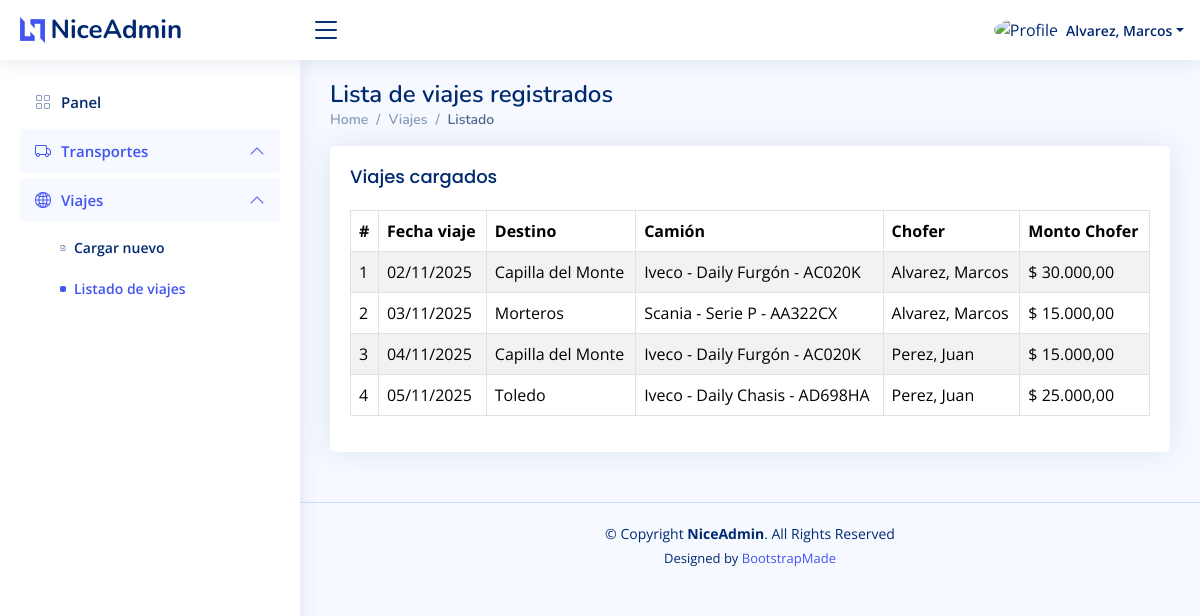
The page /viajes_listado.php (signed in) on the database its author committed.
### tables this page shows
CREATE TABLE viajes (
  id INT NOT NULL AUTO_INCREMENT,
  chofer_id INT NOT NULL,
  transporte_id INT NOT NULL,
  fecha_programada DATE NOT NULL,
  destino VARCHAR(120) NOT NULL,
  costo DECIMAL(12,2) NOT NULL,
  porcentaje_chofer INT NOT NULL,
  creado_por INT DEFAULT NULL,
  fecha_creacion DATETIME NOT NULL DEFAULT CURRENT_TIMESTAMP,
  PRIMARY KEY (id),
  KEY idx_viajes_fecha (fecha_programada),
  CONSTRAINT fk_viajes_chofer FOREIGN KEY (chofer_id) REFERENCES usuarios (id),
  CONSTRAINT fk_viajes_transporte FOREIGN KEY (transporte_id) REFERENCES transportes (id),
  CONSTRAINT fk_viajes_creador FOREIGN KEY (creado_por) REFERENCES usuarios (id)
);

CREATE TABLE transportes (
  id INT NOT NULL AUTO_INCREMENT,
  marca VARCHAR(60) NOT NULL,
  modelo VARCHAR(60) NOT NULL,
  patente VARCHAR(10) NOT NULL,
  anio SMALLINT DEFAULT NULL,
  disponible TINYINT(1) NOT NULL DEFAULT 1,
  fecha_creacion DATETIME NOT NULL DEFAULT CURRENT_TIMESTAMP,
  PRIMARY KEY (id),
  UNIQUE KEY uq_transportes_patente (patente)
);

CREATE TABLE usuarios (
  id INT NOT NULL AUTO_INCREMENT,
  apellido VARCHAR(80) NOT NULL,
  nombre VARCHAR(80) NOT NULL,
  dni VARCHAR(10) NOT NULL,
  usuario VARCHAR(50) NOT NULL,
  clave VARCHAR(255) NOT NULL,
  activo TINYINT(1) NOT NULL DEFAULT 1,
  id_nivel INT NOT NULL,
  fecha_creacion DATETIME NOT NULL DEFAULT CURRENT_TIMESTAMP,
  imagen VARCHAR(150) DEFAULT 'profile-img.jpg',
  PRIMARY KEY (id),
  UNIQUE KEY uq_usuarios_dni (dni),
  UNIQUE KEY uq_usuarios_usuario (usuario),
  CONSTRAINT fk_usuarios_niveles FOREIGN KEY (id_nivel) REFERENCES niveles (id)
);

### includes/functions.php (called while the page is built, shortened)
<?php
function db_connect(): mysqli
{
    $connection = @new mysqli(DB_HOST, DB_USER, DB_PASS, DB_NAME);
    $connection->set_charset('utf8mb4');
    return $connection;
}
function db_query(string $sql, string $types = '', array $params = []): mysqli_stmt
{
    $connection = db_connect();
    $stmt = $connection->prepare($sql);
    if (!$stmt->execute()) {
        throw new RuntimeException('Error al ejecutar la consulta: ' . $stmt->error);
    }
    return $stmt;
}
function db_fetch_all(string $sql, string $types = '', array $params = []): array
{
    $stmt = db_query($sql, $types, $params);
    $result = $stmt->get_result();
    return $result->fetch_all(MYSQLI_ASSOC);
}
function current_user(): ?array
{
    return $_SESSION['user'] ?? null;
}
function es_operador(): bool
{
    return (current_user()['id_nivel'] ?? null) === 2;
}
function format_date_spanish(?string $date): string
{
    $timestamp = strtotime($date);
    return date('d/m/Y', $timestamp);
}
function obtener_clase_fila(string $fechaViaje): string
{
    $fechaViaje = date('Y-m-d', strtotime($fechaViaje));
    $hoy = date('Y-m-d');
    if ($fechaViaje < $hoy) {
        return 'fila-realizado';
    }
    return '';
}
function calcular_monto_chofer(float $costo, int $porcentaje): float
{
    return round($costo * $porcentaje / 100, 2);
}
function obtener_viajes(): array
{
    return db_fetch_all(
        'SELECT v.id, v.fecha_programada, v.destino, v.costo, v.porcentaje_chofer, ' .
        'c.apellido AS chofer_apellido, c.nombre AS chofer_nombre, c.dni AS chofer_dni, ' .
        't.marca, t.modelo, t.patente ' .
        'FROM viajes v ' .
        'INNER JOIN usuarios c ON c.id = v.chofer_id ' .
        'INNER JOIN transportes t ON t.id = v.transporte_id ' .
        'ORDER BY v.fecha_programada ASC, v.destino ASC'
    );
}

### viajes_listado.php (the view, shortened to what this page needs)
<?php
require_once __DIR__ . '/includes/functions.php';
$viajes = obtener_viajes();
$mostrarCosto = !es_chofer();
$mostrarMontoChofer = !es_operador();
require_once __DIR__ . '/includes/header.php';
require_once __DIR__ . '/includes/topbar.php';
require_once __DIR__ . '/includes/sidebar.php';
?>
<main id="main" class="main">
    <div class="pagetitle">
        <h1>Lista de viajes registrados</h1>
        <nav>
            <ol class="breadcrumb">
                <li class="breadcrumb-item"><a href="index.php">Home</a></li>
                <li class="breadcrumb-item">Viajes</li>
                <li class="breadcrumb-item active">Listado</li>
            </ol>
        </nav>
    </div>
    <section class="section">
        <div class="card">
            <div class="card-body">
                <h5 class="card-title">Viajes cargados</h5>
                <div class="table-responsive">
                    <table class="table table-bordered table-striped align-middle">
                        <thead>
                            <tr>
                                <th>#</th>
                                <th>Fecha viaje</th>
                                <th>Destino</th>
                                <th>Camión</th>
                                <th>Chofer</th>
                                <?php if ($mostrarMontoChofer): ?>
                                    <th>Monto Chofer</th>
                                <?php endif; ?>
                            </tr>
                        </thead>
                        <tbody>
                            <?php if (!$viajes): ?>
                                <tr>
                                    <td colspan="<?php echo 5 + (int) $mostrarCosto + (int) $mostrarMontoChofer; ?>" class="text-center">No hay viajes registrados.</td>
                                </tr>
                            <?php else: ?>
                                <?php foreach ($viajes as $index => $viaje): ?>
                                    <?php
                                    $montoChofer = calcular_monto_chofer((float) $viaje['costo'], (int) $viaje['porcentaje_chofer']);
                                    $filaClase = obtener_clase_fila($viaje['fecha_programada']);
                                    ?>
                                    <tr class="<?php echo $filaClase; ?>">
                                        <td><?php echo $index + 1; ?></td>
                                        <td><?php echo htmlspecialchars(format_date_spanish($viaje['fecha_programada'])); ?></td>
                                        <td><?php echo htmlspecialchars($viaje['destino']); ?></td>
                                        <td><?php echo htmlspecialchars($viaje['marca'] . ' - ' . $viaje['modelo'] . ' - ' . $viaje['patente']); ?></td>
                                        <td><?php echo htmlspecialchars($viaje['chofer_apellido'] . ', ' . $viaje['chofer_nombre']); ?></td>
                                        <?php if ($mostrarMontoChofer): ?>
                                            <td>
                                                $ <?php echo number_format($montoChofer, 2, ',', '.'); ?>
                                            </td>
                                        <?php endif; ?>
                                    </tr>
                                <?php endforeach; ?>
                            <?php endif; ?>
                        </tbody>
                    </table>
                </div>
            </div>
        </div>
    </section>
</main>
<?php require_once __DIR__ . '/includes/footer.php'; ?>

### assets/css/style.css (style rules this page uses)
:root { scroll-behavior: smooth; }
body { font-family: "Open Sans", sans-serif; background: #f6f9ff; color: #444444; }
a { color: #4154f1; text-decoration: none; }
h1, h2, h3, h4, h5, h6 { font-family: "Nunito", sans-serif; }
#main { margin-top: 60px; padding: 20px 30px; transition: all 0.3s; }
.pagetitle { margin-bottom: 10px; }
.pagetitle h1 { font-size: 24px; margin-bottom: 0; font-weight: 600; color: #012970; }
.card { margin-bottom: 30px; border: none; border-radius: 5px; box-shadow: 0px 0 30px rgba(1, 41, 112, 0.1); }
.card-title { padding: 20px 0 15px 0; font-size: 18px; font-weight: 500; color: #012970; font-family: "Poppins", sans-serif; }
.card-body { padding: 0 20px 20px 20px; }
.breadcrumb { font-size: 14px; font-family: "Nunito", sans-serif; color: #899bbd; font-weight: 600; }
.breadcrumb a { color: #899bbd; transition: 0.3s; }
.breadcrumb .breadcrumb-item::before { color: #899bbd; }
.breadcrumb .active { color: #51678f; font-weight: 600; }
@media (min-width: 1200px) { #main, #footer { margin-left: 300px; } }
.table tbody tr.fila-realizado { background-color: #d4edda; }
.table tbody tr td { vertical-align: middle; }

### rows shown on the page
viajes: fecha_programada "02/11/2025", destino "Capilla del Monte", transporte.patente "Iveco - Daily Furgón - AC020K", chofer.nombre "Alvarez, Marcos", montoChofer "30.000,00"
viajes: fecha_programada "03/11/2025", destino "Morteros", transporte.patente "Scania - Serie P - AA322CX", chofer.nombre "Alvarez, Marcos", montoChofer "15.000,00"
viajes: fecha_programada "04/11/2025", destino "Capilla del Monte", transporte.patente "Iveco - Daily Furgón - AC020K", chofer.nombre "Perez, Juan", montoChofer "15.000,00"
viajes: fecha_programada "05/11/2025", destino "Toledo", transporte.patente "Iveco - Daily Chasis - AD698HA", chofer.nombre "Perez, Juan", montoChofer "25.000,00"

### other values the page prints
user_full_name($user) "Alvarez, Marcos"
